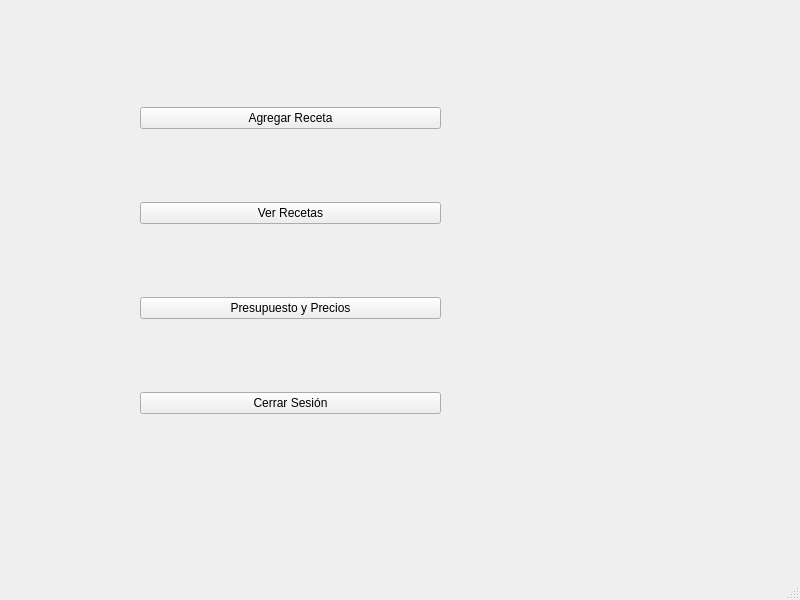
<?xml version="1.0" encoding="UTF-8"?>
<ui version="4.0">
 <class>MainWindow</class>
 <widget class="QMainWindow" name="MainWindow">
  <property name="geometry">
   <rect>
    <x>0</x>
    <y>0</y>
    <width>800</width>
    <height>600</height>
   </rect>
  </property>
  <property name="windowTitle">
   <string>MainWindow</string>
  </property>
  <widget class="QWidget" name="centralwidget">
   <widget class="QWidget" name="verticalLayoutWidget">
    <property name="geometry">
     <rect>
      <x>140</x>
      <y>40</y>
      <width>301</width>
      <height>441</height>
     </rect>
    </property>
    <layout class="QVBoxLayout" name="verticalLayout">
     <item>
      <widget class="QPushButton" name="btnAgregarReceta">
       <property name="text">
        <string>Agregar Receta</string>
       </property>
      </widget>
     </item>
     <item>
      <widget class="QPushButton" name="btnVerRecetas">
       <property name="text">
        <string>Ver Recetas</string>
       </property>
      </widget>
     </item>
     <item>
      <widget class="QPushButton" name="btnPresupuesto">
       <property name="text">
        <string>Presupuesto y Precios</string>
       </property>
      </widget>
     </item>
     <item>
      <widget class="QPushButton" name="btnCerrarSesion">
       <property name="text">
        <string>Cerrar Sesión</string>
       </property>
      </widget>
     </item>
    </layout>
   </widget>
  </widget>
  <widget class="QMenuBar" name="menubar">
   <property name="geometry">
    <rect>
     <x>0</x>
     <y>0</y>
     <width>800</width>
     <height>20</height>
    </rect>
   </property>
  </widget>
  <widget class="QStatusBar" name="statusbar"/>
 </widget>
 <resources/>
 <connections/>
</ui>
